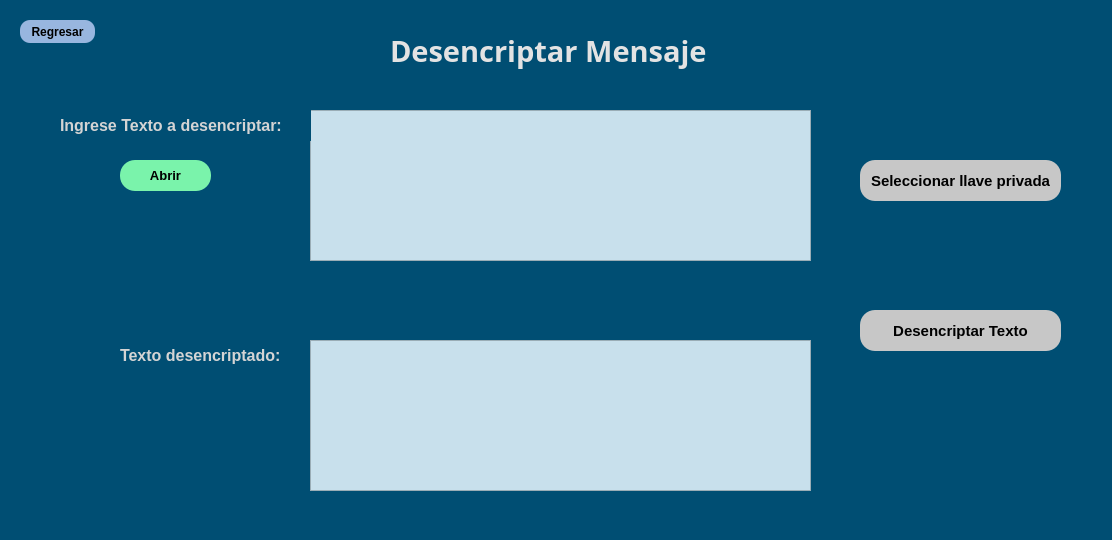
<?xml version="1.0" encoding="UTF-8"?>
<ui version="4.0">
 <class>Form</class>
 <widget class="QWidget" name="Form">
  <property name="geometry">
   <rect>
    <x>0</x>
    <y>0</y>
    <width>1112</width>
    <height>540</height>
   </rect>
  </property>
  <property name="minimumSize">
   <size>
    <width>1112</width>
    <height>540</height>
   </size>
  </property>
  <property name="maximumSize">
   <size>
    <width>1112</width>
    <height>540</height>
   </size>
  </property>
  <property name="baseSize">
   <size>
    <width>1112</width>
    <height>540</height>
   </size>
  </property>
  <property name="windowTitle">
   <string>Form</string>
  </property>
  <property name="styleSheet">
   <string notr="true">background-color: rgb(0, 78, 115);</string>
  </property>
  <widget class="QLabel" name="label">
   <property name="geometry">
    <rect>
     <x>390</x>
     <y>30</y>
     <width>351</width>
     <height>41</height>
    </rect>
   </property>
   <property name="font">
    <font>
     <family>Arial Black</family>
     <pointsize>22</pointsize>
     <weight>75</weight>
     <bold>true</bold>
    </font>
   </property>
   <property name="styleSheet">
    <string notr="true">color: rgb(227, 227, 227);</string>
   </property>
   <property name="text">
    <string>Desencriptar Mensaje</string>
   </property>
  </widget>
  <widget class="QPushButton" name="btnRegresar">
   <property name="geometry">
    <rect>
     <x>20</x>
     <y>20</y>
     <width>75</width>
     <height>23</height>
    </rect>
   </property>
   <property name="font">
    <font>
     <weight>75</weight>
     <bold>true</bold>
    </font>
   </property>
   <property name="cursor">
    <cursorShape>PointingHandCursor</cursorShape>
   </property>
   <property name="styleSheet">
    <string notr="true">background-color: rgb(152, 182, 223);
border-radius: 10px;</string>
   </property>
   <property name="text">
    <string>Regresar</string>
   </property>
  </widget>
  <widget class="QPlainTextEdit" name="boxTextoDesencriptar">
   <property name="geometry">
    <rect>
     <x>310</x>
     <y>110</y>
     <width>501</width>
     <height>151</height>
    </rect>
   </property>
   <property name="styleSheet">
    <string notr="true">background-color: rgb(200, 224, 236);</string>
   </property>
   <property name="plainText">
    <string/>
   </property>
  </widget>
  <widget class="QLabel" name="label_2">
   <property name="geometry">
    <rect>
     <x>60</x>
     <y>110</y>
     <width>251</width>
     <height>31</height>
    </rect>
   </property>
   <property name="font">
    <font>
     <pointsize>12</pointsize>
     <weight>75</weight>
     <bold>true</bold>
    </font>
   </property>
   <property name="styleSheet">
    <string notr="true">color: rgb(212, 212, 212);</string>
   </property>
   <property name="text">
    <string>Ingrese Texto a desencriptar:</string>
   </property>
  </widget>
  <widget class="QLabel" name="label_3">
   <property name="geometry">
    <rect>
     <x>120</x>
     <y>340</y>
     <width>181</width>
     <height>31</height>
    </rect>
   </property>
   <property name="font">
    <font>
     <pointsize>12</pointsize>
     <weight>75</weight>
     <bold>true</bold>
    </font>
   </property>
   <property name="styleSheet">
    <string notr="true">color: rgb(212, 212, 212);</string>
   </property>
   <property name="text">
    <string>Texto desencriptado:</string>
   </property>
  </widget>
  <widget class="QPlainTextEdit" name="boxTextoDesencriptado">
   <property name="enabled">
    <bool>false</bool>
   </property>
   <property name="geometry">
    <rect>
     <x>310</x>
     <y>340</y>
     <width>501</width>
     <height>151</height>
    </rect>
   </property>
   <property name="styleSheet">
    <string notr="true">background-color: rgb(200, 224, 236);</string>
   </property>
   <property name="plainText">
    <string/>
   </property>
  </widget>
  <widget class="QPushButton" name="btnSeleccionarPrivada">
   <property name="geometry">
    <rect>
     <x>860</x>
     <y>160</y>
     <width>201</width>
     <height>41</height>
    </rect>
   </property>
   <property name="font">
    <font>
     <pointsize>11</pointsize>
     <weight>75</weight>
     <bold>true</bold>
    </font>
   </property>
   <property name="cursor">
    <cursorShape>PointingHandCursor</cursorShape>
   </property>
   <property name="styleSheet">
    <string notr="true">background-color: rgb(199, 199, 199);
border-radius: 15px;</string>
   </property>
   <property name="text">
    <string>Seleccionar llave privada</string>
   </property>
   <property name="checkable">
    <bool>false</bool>
   </property>
   <property name="autoDefault">
    <bool>false</bool>
   </property>
   <property name="default">
    <bool>false</bool>
   </property>
   <property name="flat">
    <bool>false</bool>
   </property>
  </widget>
  <widget class="QPushButton" name="btnDesencriptarTexto">
   <property name="geometry">
    <rect>
     <x>860</x>
     <y>310</y>
     <width>201</width>
     <height>41</height>
    </rect>
   </property>
   <property name="font">
    <font>
     <pointsize>11</pointsize>
     <weight>75</weight>
     <bold>true</bold>
    </font>
   </property>
   <property name="cursor">
    <cursorShape>PointingHandCursor</cursorShape>
   </property>
   <property name="styleSheet">
    <string notr="true">background-color: rgb(199, 199, 199);
border-radius: 15px;</string>
   </property>
   <property name="text">
    <string>Desencriptar Texto</string>
   </property>
   <property name="default">
    <bool>true</bool>
   </property>
  </widget>
  <widget class="QPushButton" name="btnAbrirTexto">
   <property name="geometry">
    <rect>
     <x>120</x>
     <y>160</y>
     <width>91</width>
     <height>31</height>
    </rect>
   </property>
   <property name="font">
    <font>
     <pointsize>10</pointsize>
     <weight>75</weight>
     <italic>false</italic>
     <bold>true</bold>
    </font>
   </property>
   <property name="cursor">
    <cursorShape>PointingHandCursor</cursorShape>
   </property>
   <property name="styleSheet">
    <string notr="true">background-color: rgb(122, 243, 171);
border-radius: 15px;</string>
   </property>
   <property name="text">
    <string>Abrir</string>
   </property>
   <property name="default">
    <bool>true</bool>
   </property>
  </widget>
  <widget class="QLabel" name="errorSeleccionarPrivada">
   <property name="geometry">
    <rect>
     <x>870</x>
     <y>210</y>
     <width>191</width>
     <height>20</height>
    </rect>
   </property>
   <property name="font">
    <font>
     <weight>75</weight>
     <bold>true</bold>
    </font>
   </property>
   <property name="styleSheet">
    <string notr="true">color: rgb(255, 0, 4);</string>
   </property>
   <property name="text">
    <string/>
   </property>
  </widget>
 </widget>
 <resources/>
 <connections/>
</ui>
